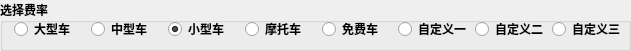
  <widget class="QGroupBox" name="gbFee">
   <property name="geometry">
    <rect>
     <x>270</x>
     <y>410</y>
     <width>631</width>
     <height>51</height>
    </rect>
   </property>
   <property name="font">
    <font>
     <family>宋体</family>
     <pointsize>9</pointsize>
     <weight>75</weight>
     <bold>true</bold>
    </font>
   </property>
   <property name="styleSheet">
    <string notr="true">background-image:url(none);</string>
   </property>
   <property name="title">
    <string>选择费率</string>
   </property>
   <widget class="QRadioButton" name="rdx8">
    <property name="geometry">
     <rect>
      <x>552</x>
      <y>21</y>
      <width>71</width>
      <height>16</height>
     </rect>
    </property>
    <property name="styleSheet">
     <string notr="true">background-image:url( );</string>
    </property>
    <property name="text">
     <string>自定义三</string>
    </property>
   </widget>
   <widget class="QRadioButton" name="rdx7">
    <property name="geometry">
     <rect>
      <x>398</x>
      <y>21</y>
      <width>71</width>
      <height>16</height>
     </rect>
    </property>
    <property name="styleSheet">
     <string notr="true">background-image:url( );</string>
    </property>
    <property name="text">
     <string>自定义一</string>
    </property>
   </widget>
   <widget class="QRadioButton" name="rdx5">
    <property name="geometry">
     <rect>
      <x>91</x>
      <y>21</y>
      <width>59</width>
      <height>16</height>
     </rect>
    </property>
    <property name="styleSheet">
     <string notr="true">background-image:url( );</string>
    </property>
    <property name="text">
     <string>中型车</string>
    </property>
   </widget>
   <widget class="QRadioButton" name="rdx1">
    <property name="geometry">
     <rect>
      <x>14</x>
      <y>21</y>
      <width>59</width>
      <height>16</height>
     </rect>
    </property>
    <property name="styleSheet">
     <string notr="true">background-image:url( );</string>
    </property>
    <property name="text">
     <string>大型车</string>
    </property>
   </widget>
   <widget class="QRadioButton" name="rdx2">
    <property name="geometry">
     <rect>
      <x>168</x>
      <y>21</y>
      <width>59</width>
      <height>16</height>
     </rect>
    </property>
    <property name="styleSheet">
     <string notr="true">background-image:url( );</string>
    </property>
    <property name="text">
     <string>小型车</string>
    </property>
    <property name="checked">
     <bool>true</bool>
    </property>
   </widget>
   <widget class="QRadioButton" name="rdx3">
    <property name="geometry">
     <rect>
      <x>245</x>
      <y>21</y>
      <width>59</width>
      <height>16</height>
     </rect>
    </property>
    <property name="styleSheet">
     <string notr="true">background-image:url( );</string>
    </property>
    <property name="text">
     <string>摩托车</string>
    </property>
   </widget>
   <widget class="QRadioButton" name="rdx6">
    <property name="geometry">
     <rect>
      <x>322</x>
      <y>21</y>
      <width>59</width>
      <height>16</height>
     </rect>
    </property>
    <property name="styleSheet">
     <string notr="true">background-image:url( );</string>
    </property>
    <property name="text">
     <string>免费车</string>
    </property>
   </widget>
   <widget class="QRadioButton" name="rdx4">
    <property name="geometry">
     <rect>
      <x>475</x>
      <y>21</y>
      <width>71</width>
      <height>16</height>
     </rect>
    </property>
    <property name="styleSheet">
     <string notr="true">background-image:url( );</string>
    </property>
    <property name="text">
     <string>自定义二</string>
    </property>
   </widget>
  </widget>
